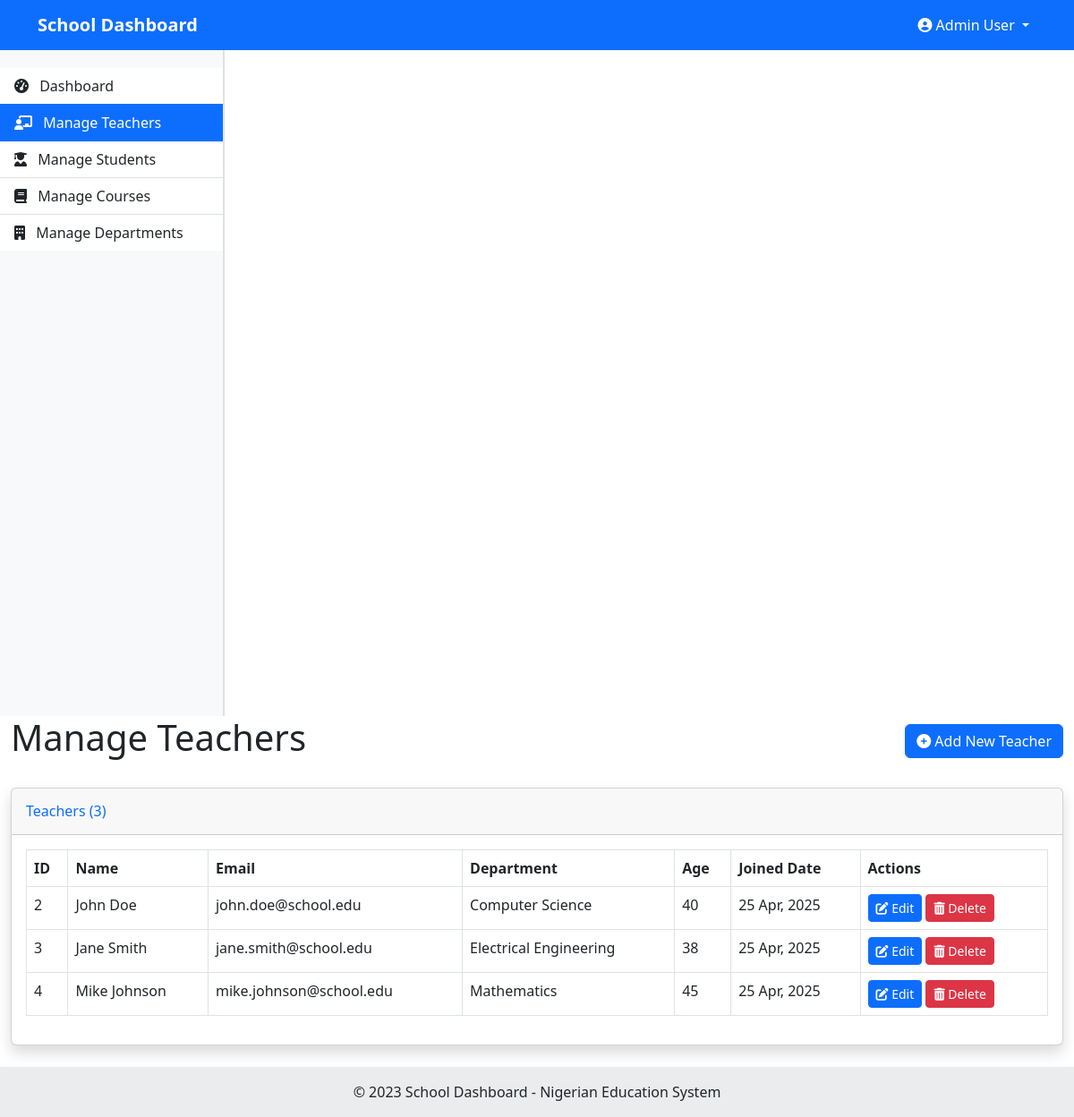
Screenshot of /admin/teachers.php (signed in) with the database file from the repository.
### tables this page shows
CREATE TABLE IF NOT EXISTS users (
    id INT AUTO_INCREMENT PRIMARY KEY,
    full_name VARCHAR(100) NOT NULL,
    email VARCHAR(100) NOT NULL UNIQUE,
    password VARCHAR(255) NOT NULL,
    user_type_id INT NOT NULL,
    department_id INT,
    age INT,
    profile_picture VARCHAR(255) DEFAULT 'default.jpg',
    created_at TIMESTAMP DEFAULT CURRENT_TIMESTAMP,
    FOREIGN KEY (user_type_id) REFERENCES user_types(id),
    FOREIGN KEY (department_id) REFERENCES departments(id)
);

CREATE TABLE IF NOT EXISTS departments (
    id INT AUTO_INCREMENT PRIMARY KEY,
    name VARCHAR(100) NOT NULL,
    created_at TIMESTAMP DEFAULT CURRENT_TIMESTAMP
);

### classes/Database.php (called while the page is built, shortened)
<?php
class Database {
    private $host = "localhost";
    private $username = "root";
    private $password = "";
    private $database = "school_dashboard";
    private $conn;
    public function __construct() {
        $this->conn = new mysqli($this->host, $this->username, $this->password, $this->database);
    }
    public function prepare($sql) {
        return $this->conn->prepare($sql);
    }
}
?>

### classes/User.php (called while the page is built, shortened)
<?php
require_once 'Database.php';
class User {
    private $db;
    public function __construct() {
        $this->db = new Database();
    }
    public function getUsersByType($user_type_id) {
        $sql = "SELECT u.*, d.name as department_name
                FROM users u
                LEFT JOIN departments d ON u.department_id = d.id
                WHERE u.user_type_id = ?";
        $stmt = $this->db->prepare($sql);
        $stmt->bind_param("i", $user_type_id);
        $stmt->execute();
        $result = $stmt->get_result();
        $users = [];
        while ($row = $result->fetch_assoc()) {
            $users[] = $row;
        }
        return $users;
    }
}
?>

### classes/Utility.php (called while the page is built, shortened)
<?php
class Utility {
    public static function formatDate($date, $format = 'd M, Y') {
        return date($format, strtotime($date));
    }
}
?>

### admin/teachers.php (the view, shortened to what this page needs)
<?php
require_once '../classes/User.php';
require_once '../classes/Utility.php';
$user = new User();
$teachers = $user->getUsersByType(2);
include '../includes/header.php';
?>
<div class="container-fluid">
    <div class="d-flex justify-content-between align-items-center mb-4">
        <h1>Manage Teachers</h1>
        <button type="button" class="btn btn-primary" data-bs-toggle="modal" data-bs-target="#addTeacherModal">
            <i class="fas fa-plus-circle"></i> Add New Teacher
        </button>
    </div>
    <div class="card shadow mb-4">
        <div class="card-header py-3">
            <h6 class="m-0 font-weight-bold text-primary">Teachers (<?php echo count($teachers); ?>)</h6>
        </div>
        <div class="card-body">
            <?php if (empty($teachers)): ?>
                <div class="alert alert-info">
                    <p>No teachers found.</p>
                </div>
            <?php else: ?>
                <div class="table-responsive">
                    <table class="table table-bordered" width="100%" cellspacing="0">
                        <thead>
                            <tr>
                                <th>ID</th>
                                <th>Name</th>
                                <th>Email</th>
                                <th>Department</th>
                                <th>Age</th>
                                <th>Joined Date</th>
                                <th>Actions</th>
                            </tr>
                        </thead>
                        <tbody>
                            <?php foreach ($teachers as $teacher): ?>
                                <tr>
                                    <td><?php echo $teacher['id']; ?></td>
                                    <td><?php echo $teacher['full_name']; ?></td>
                                    <td><?php echo $teacher['email']; ?></td>
                                    <td><?php echo $teacher['department_name']; ?></td>
                                    <td><?php echo $teacher['age']; ?></td>
                                    <td><?php echo Utility::formatDate($teacher['created_at']); ?></td>
                                    <td>
                                        <button type="button" class="btn btn-sm btn-primary edit-teacher"
                                                data-id="<?php echo $teacher['id']; ?>"
                                                data-name="<?php echo $teacher['full_name']; ?>"
                                                data-email="<?php echo $teacher['email']; ?>"
                                                data-department="<?php echo $teacher['department_id']; ?>"
                                                data-age="<?php echo $teacher['age']; ?>"
                                                data-bs-toggle="modal" data-bs-target="#editTeacherModal">
                                            <i class="fas fa-edit"></i> Edit
                                        </button>
                                        <form method="POST" action="" style="display:inline;">
                                            <button type="submit" name="delete_teacher" class="btn btn-sm btn-danger"
                                                    onclick="return confirm('Are you sure you want to delete this teacher? This action cannot be undone.');">
                                                <i class="fas fa-trash-alt"></i> Delete
                                            </button>
                                        </form>
                                    </td>
                                </tr>
                            <?php endforeach; ?>
                        </tbody>
                    </table>
                </div>
            <?php endif; ?>
        </div>
    </div>
</div>
<?php
include '../includes/footer.php';
?>

### includes/header.php (style rules this page uses)
body { min-height: 100vh; display: flex; flex-direction: column; overflow-x: hidden; margin: 0; padding: 0; }
.card { margin-bottom: 20px; box-shadow: 0 4px 6px rgba(0,0,0,0.1); }

### rows the page displays
users: id "2", full_name "John Doe", email "john.doe@school.edu", department.name "Computer Science", age "40", created_at "25 Apr, 2025"
users: id "3", full_name "Jane Smith", email "jane.smith@school.edu", department.name "Electrical Engineering", age "38", created_at "25 Apr, 2025"
users: id "4", full_name "Mike Johnson", email "mike.johnson@school.edu", department.name "Mathematics", age "45", created_at "25 Apr, 2025"

### other values shown
SessionManager::getUserName() "Admin User"
count($teachers) "3"
